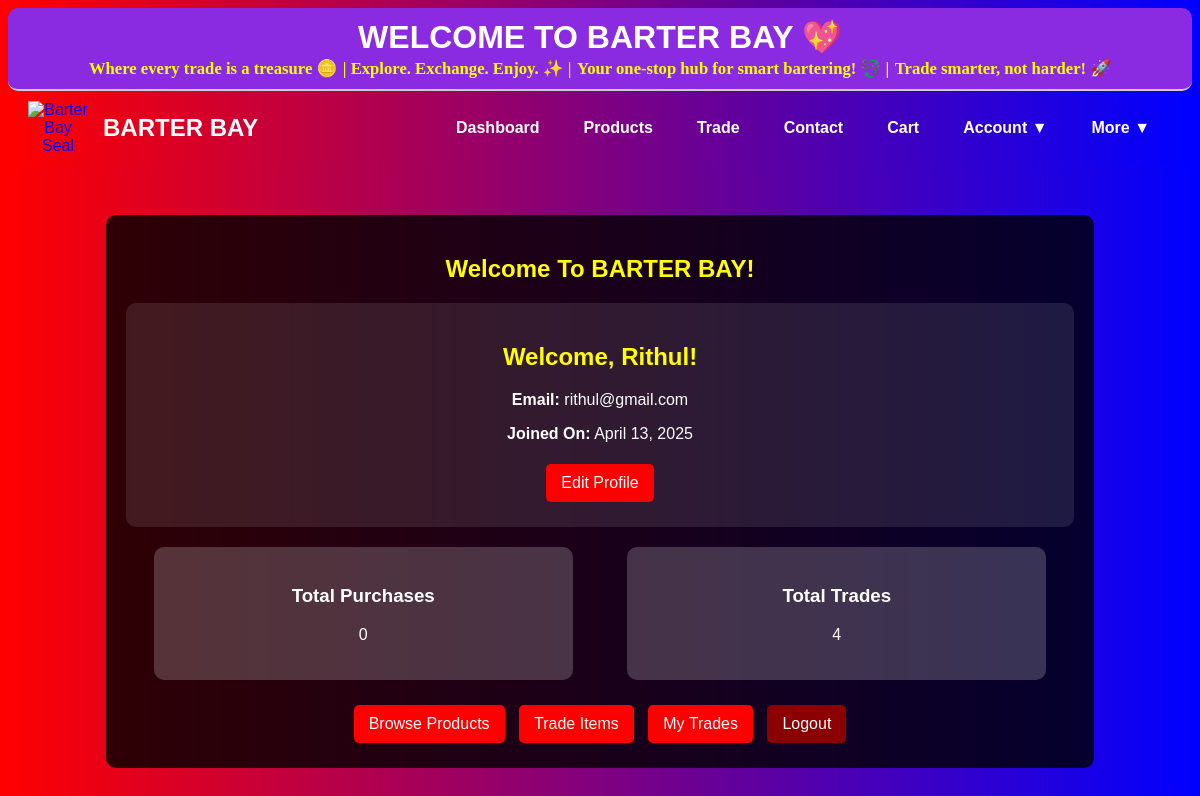
The app's page /dashboard.php (signed in) with its own data.
### tables this page shows
CREATE TABLE users (
    id INTEGER PRIMARY KEY AUTOINCREMENT,
    name TEXT NOT NULL,
    email TEXT UNIQUE NOT NULL,
    password TEXT NOT NULL,
    profile_pic TEXT DEFAULT 'default.png',
    about_me TEXT DEFAULT NULL,
    created_at TIMESTAMP DEFAULT CURRENT_TIMESTAMP
);

### dashboard.php (the view, shortened to what this page needs)
<?php
include 'config.php';
$user_id = $_SESSION['customer'];
$query = "SELECT * FROM users WHERE id = :user_id";
$stmt = $conn->prepare($query);
$stmt->bindValue(':user_id', $user_id, SQLITE3_INTEGER);
$result = $stmt->execute();
$user = $result->fetchArray(SQLITE3_ASSOC);
$user_email = $user['email'] ?? 'Not available';
$joined_date = !empty($user['created_at']) ? date("F d, Y", strtotime($user['created_at'])) : 'Not available';
$query_purchases = "SELECT COUNT(*) AS total_purchases FROM transactions WHERE user_id = :user_id";
$stmt_purchases = $conn->prepare($query_purchases);
$stmt_purchases->bindValue(':user_id', $user_id, SQLITE3_INTEGER);
$result_purchases = $stmt_purchases->execute();
$purchases = $result_purchases->fetchArray(SQLITE3_ASSOC);
$total_purchases = $purchases['total_purchases'] ?? 0;
$query_trades = "SELECT COUNT(*) AS total_trades FROM trades WHERE sender_id = :user_id OR receiver_id = :user_id";
$stmt_trades = $conn->prepare($query_trades);
$stmt_trades->bindValue(':user_id', $user_id, SQLITE3_INTEGER);
$result_trades = $stmt_trades->execute();
$trades = $result_trades->fetchArray(SQLITE3_ASSOC);
$total_trades = $trades['total_trades'] ?? 0;
?>
<!DOCTYPE html>
<html lang="en">
<head>
</head>
<body>
<?php include 'navbar.php'; ?>
<div class="container">
    <h2>Welcome To BARTER BAY!</h2>
    <div class="profile-card">
        <h2>Welcome, <?php echo htmlspecialchars($user['name']); ?>!</h2>
        <p><strong>Email:</strong> <?php echo htmlspecialchars($user_email); ?></p>
        <p><strong>Joined On:</strong> <?php echo htmlspecialchars($joined_date); ?></p>
        <a href="profile.php" class="btn">Edit Profile</a>
    </div>
    <div class="dashboard-stats">
        <div class="stat-box">
            <h3>Total Purchases</h3>
            <p><?php echo $total_purchases; ?></p>
        </div>
        <div class="stat-box">
            <h3>Total Trades</h3>
            <p><?php echo $total_trades; ?></p>
        </div>
    </div>
    <div class="button-group">
        <a href="products.php" class="btn">Browse Products</a>
        <a href="trade.php" class="btn">Trade Items</a>
        <a href="my_trades.php" class="btn">My Trades</a>
        <a href="logout.php" class="btn btn-logout">Logout</a>
    </div>
</div>
</body>
</html>

### dashboard.php (style rules this page uses)
body { background: linear-gradient(to right, red, blue); color: white; text-align: center; font-family: Arial, sans-serif; }
.container { margin: 50px auto; width: 80%; padding: 20px; background: rgba(0, 0, 0, 0.8); border-radius: 10px; }
h2 { color: yellow; }
.profile-card { padding: 20px; background: rgba(255, 255, 255, 0.1); border-radius: 10px; margin-bottom: 20px; }
.dashboard-stats { display: flex; justify-content: space-around; margin-top: 20px; }
.stat-box { background: rgba(255, 255, 255, 0.2); padding: 20px; border-radius: 10px; width: 40%; }
.button-group { margin-top: 20px; }
.btn { background: red; color: white; padding: 10px 15px; border: none; cursor: pointer; transition: 0.3s; margin: 5px; display: inline-block; text-decoration: none; border-radius: 5px; }
.btn-logout { background: darkred; }

### records on screen
users: name "Rithul", email "rithul@gmail.com", created_at "April 13, 2025"

### other values on screen
$total_purchases "0"
$total_trades "4"
